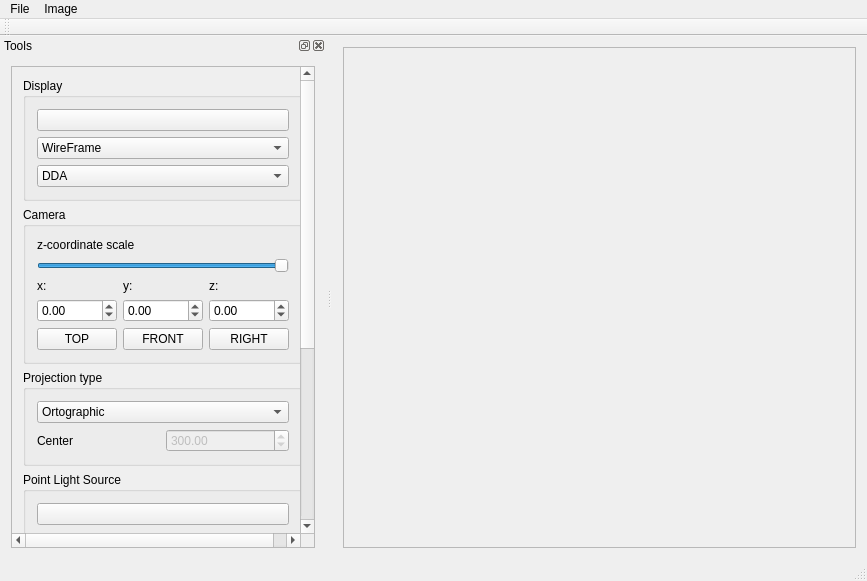
<?xml version="1.0" encoding="UTF-8"?>
<ui version="4.0">
 <class>ThreeDViewerClass</class>
 <widget class="QMainWindow" name="ThreeDViewerClass">
  <property name="geometry">
   <rect>
    <x>0</x>
    <y>0</y>
    <width>867</width>
    <height>581</height>
   </rect>
  </property>
  <property name="windowTitle">
   <string>ThreeDViewer</string>
  </property>
  <widget class="QWidget" name="centralWidget">
   <layout class="QHBoxLayout" name="horizontalLayout">
    <item>
     <widget class="QScrollArea" name="scrollArea">
      <property name="widgetResizable">
       <bool>true</bool>
      </property>
      <widget class="QWidget" name="scrollAreaWidgetContents">
       <property name="geometry">
        <rect>
         <x>0</x>
         <y>0</y>
         <width>507</width>
         <height>491</height>
        </rect>
       </property>
      </widget>
     </widget>
    </item>
   </layout>
  </widget>
  <widget class="QMenuBar" name="menuBar">
   <property name="geometry">
    <rect>
     <x>0</x>
     <y>0</y>
     <width>867</width>
     <height>24</height>
    </rect>
   </property>
   <widget class="QMenu" name="menuFile">
    <property name="title">
     <string>File</string>
    </property>
    <addaction name="actionOpen"/>
    <addaction name="actionSave_as"/>
    <addaction name="separator"/>
    <addaction name="actionExit"/>
   </widget>
   <widget class="QMenu" name="menuImage">
    <property name="title">
     <string>Image</string>
    </property>
    <addaction name="actionClear"/>
   </widget>
   <addaction name="menuFile"/>
   <addaction name="menuImage"/>
  </widget>
  <widget class="QToolBar" name="mainToolBar">
   <attribute name="toolBarArea">
    <enum>TopToolBarArea</enum>
   </attribute>
   <attribute name="toolBarBreak">
    <bool>false</bool>
   </attribute>
  </widget>
  <widget class="QStatusBar" name="statusBar"/>
  <widget class="QDockWidget" name="dockWidget">
   <property name="windowTitle">
    <string>Tools</string>
   </property>
   <attribute name="dockWidgetArea">
    <number>1</number>
   </attribute>
   <widget class="QWidget" name="dockWidgetContents">
    <layout class="QVBoxLayout" name="verticalLayout">
     <item>
      <widget class="QScrollArea" name="scrollArea_2">
       <property name="widgetResizable">
        <bool>true</bool>
       </property>
       <widget class="QWidget" name="scrollAreaWidgetContents_2">
        <property name="geometry">
         <rect>
          <x>0</x>
          <y>-168</y>
          <width>307</width>
          <height>865</height>
         </rect>
        </property>
        <layout class="QVBoxLayout" name="verticalLayout_3">
         <item>
          <widget class="QGroupBox" name="DISPLAY">
           <property name="title">
            <string>Display</string>
           </property>
           <layout class="QVBoxLayout" name="verticalLayout_2">
            <item>
             <widget class="QPushButton" name="global_color">
              <property name="text">
               <string/>
              </property>
             </widget>
            </item>
            <item>
             <spacer name="verticalSpacer_2">
              <property name="orientation">
               <enum>Qt::Vertical</enum>
              </property>
              <property name="sizeHint" stdset="0">
               <size>
                <width>20</width>
                <height>40</height>
               </size>
              </property>
             </spacer>
            </item>
            <item>
             <widget class="QComboBox" name="coloring_type">
              <item>
               <property name="text">
                <string>WireFrame</string>
               </property>
              </item>
              <item>
               <property name="text">
                <string>Vertex</string>
               </property>
              </item>
              <item>
               <property name="text">
                <string>Sides</string>
               </property>
              </item>
             </widget>
            </item>
            <item>
             <widget class="QComboBox" name="alg_type">
              <item>
               <property name="text">
                <string>DDA</string>
               </property>
              </item>
              <item>
               <property name="text">
                <string>Bresenham</string>
               </property>
              </item>
             </widget>
            </item>
           </layout>
          </widget>
         </item>
         <item>
          <widget class="QGroupBox" name="CAMERA">
           <property name="title">
            <string>Camera</string>
           </property>
           <layout class="QGridLayout" name="gridLayout_2">
            <item row="5" column="1">
             <widget class="QPushButton" name="camera_front">
              <property name="text">
               <string>FRONT</string>
              </property>
             </widget>
            </item>
            <item row="5" column="2">
             <widget class="QPushButton" name="camera_right">
              <property name="text">
               <string>RIGHT</string>
              </property>
             </widget>
            </item>
            <item row="3" column="2">
             <widget class="QDoubleSpinBox" name="camera_z">
              <property name="minimum">
               <double>-1000.000000000000000</double>
              </property>
              <property name="maximum">
               <double>1000.000000000000000</double>
              </property>
             </widget>
            </item>
            <item row="2" column="1">
             <widget class="QLabel" name="label_4">
              <property name="text">
               <string>y:</string>
              </property>
             </widget>
            </item>
            <item row="3" column="0">
             <widget class="QDoubleSpinBox" name="camera_x">
              <property name="minimum">
               <double>-1000.000000000000000</double>
              </property>
              <property name="maximum">
               <double>1000.000000000000000</double>
              </property>
             </widget>
            </item>
            <item row="2" column="2">
             <widget class="QLabel" name="label_5">
              <property name="text">
               <string>z:</string>
              </property>
             </widget>
            </item>
            <item row="3" column="1">
             <widget class="QDoubleSpinBox" name="camera_y">
              <property name="minimum">
               <double>-1000.000000000000000</double>
              </property>
              <property name="maximum">
               <double>1000.000000000000000</double>
              </property>
             </widget>
            </item>
            <item row="2" column="0">
             <widget class="QLabel" name="label_3">
              <property name="text">
               <string>x:</string>
              </property>
             </widget>
            </item>
            <item row="5" column="0">
             <widget class="QPushButton" name="camera_top">
              <property name="text">
               <string>TOP</string>
              </property>
             </widget>
            </item>
            <item row="1" column="0" colspan="3">
             <widget class="QSlider" name="z_scale">
              <property name="mouseTracking">
               <bool>false</bool>
              </property>
              <property name="maximum">
               <number>100</number>
              </property>
              <property name="singleStep">
               <number>1</number>
              </property>
              <property name="value">
               <number>100</number>
              </property>
              <property name="orientation">
               <enum>Qt::Horizontal</enum>
              </property>
             </widget>
            </item>
            <item row="0" column="0" colspan="3">
             <widget class="QLabel" name="label_17">
              <property name="text">
               <string>z-coordinate scale</string>
              </property>
             </widget>
            </item>
           </layout>
          </widget>
         </item>
         <item>
          <widget class="QGroupBox" name="PROJECTIONS">
           <property name="title">
            <string>Projection type</string>
           </property>
           <layout class="QGridLayout" name="gridLayout_3">
            <item row="1" column="0">
             <widget class="QLabel" name="label_6">
              <property name="text">
               <string>Center</string>
              </property>
             </widget>
            </item>
            <item row="1" column="1">
             <widget class="QDoubleSpinBox" name="center_of_projection">
              <property name="enabled">
               <bool>false</bool>
              </property>
              <property name="minimum">
               <double>1.000000000000000</double>
              </property>
              <property name="maximum">
               <double>1000.000000000000000</double>
              </property>
              <property name="value">
               <double>300.000000000000000</double>
              </property>
             </widget>
            </item>
            <item row="0" column="0" colspan="2">
             <widget class="QComboBox" name="projection_type">
              <item>
               <property name="text">
                <string>Ortographic</string>
               </property>
              </item>
              <item>
               <property name="text">
                <string>Perspective</string>
               </property>
              </item>
             </widget>
            </item>
           </layout>
          </widget>
         </item>
         <item>
          <widget class="QGroupBox" name="LIGHT_SOURCE">
           <property name="title">
            <string>Point Light Source</string>
           </property>
           <layout class="QGridLayout" name="gridLayout_4">
            <item row="2" column="2">
             <widget class="QDoubleSpinBox" name="light_z">
              <property name="minimum">
               <double>-1000.000000000000000</double>
              </property>
              <property name="maximum">
               <double>1000.000000000000000</double>
              </property>
              <property name="value">
               <double>400.000000000000000</double>
              </property>
             </widget>
            </item>
            <item row="2" column="1">
             <widget class="QDoubleSpinBox" name="light_y">
              <property name="minimum">
               <double>-1000.000000000000000</double>
              </property>
              <property name="maximum">
               <double>1000.000000000000000</double>
              </property>
              <property name="value">
               <double>400.000000000000000</double>
              </property>
             </widget>
            </item>
            <item row="3" column="1" colspan="2">
             <widget class="QSlider" name="light_intensity">
              <property name="maximum">
               <number>100</number>
              </property>
              <property name="value">
               <number>50</number>
              </property>
              <property name="orientation">
               <enum>Qt::Horizontal</enum>
              </property>
             </widget>
            </item>
            <item row="0" column="0" colspan="3">
             <widget class="QPushButton" name="light_color">
              <property name="text">
               <string/>
              </property>
             </widget>
            </item>
            <item row="1" column="2">
             <widget class="QLabel" name="label_7">
              <property name="text">
               <string>z:</string>
              </property>
             </widget>
            </item>
            <item row="1" column="0">
             <widget class="QLabel" name="label">
              <property name="text">
               <string>x:</string>
              </property>
             </widget>
            </item>
            <item row="1" column="1">
             <widget class="QLabel" name="label_2">
              <property name="text">
               <string>y:</string>
              </property>
             </widget>
            </item>
            <item row="3" column="0">
             <widget class="QLabel" name="label_8">
              <property name="text">
               <string>Intensity</string>
              </property>
             </widget>
            </item>
            <item row="2" column="0">
             <widget class="QDoubleSpinBox" name="light_x">
              <property name="minimum">
               <double>-1000.000000000000000</double>
              </property>
              <property name="maximum">
               <double>1000.000000000000000</double>
              </property>
              <property name="value">
               <double>400.000000000000000</double>
              </property>
             </widget>
            </item>
           </layout>
          </widget>
         </item>
         <item>
          <widget class="QGroupBox" name="groupBox">
           <property name="title">
            <string>Phong light model</string>
           </property>
           <layout class="QGridLayout" name="gridLayout">
            <item row="1" column="2">
             <widget class="QSpinBox" name="diffuse_red">
              <property name="maximum">
               <number>255</number>
              </property>
              <property name="value">
               <number>127</number>
              </property>
             </widget>
            </item>
            <item row="3" column="1">
             <widget class="QSpinBox" name="ambient_blue">
              <property name="maximum">
               <number>255</number>
              </property>
              <property name="value">
               <number>127</number>
              </property>
             </widget>
            </item>
            <item row="0" column="3">
             <widget class="QLabel" name="label_14">
              <property name="text">
               <string>Mirror</string>
              </property>
             </widget>
            </item>
            <item row="2" column="0">
             <widget class="QLabel" name="label_11">
              <property name="text">
               <string>Green</string>
              </property>
             </widget>
            </item>
            <item row="3" column="0">
             <widget class="QLabel" name="label_10">
              <property name="text">
               <string>Blue</string>
              </property>
             </widget>
            </item>
            <item row="6" column="2" colspan="2">
             <widget class="QPushButton" name="ambient_color">
              <property name="text">
               <string/>
              </property>
             </widget>
            </item>
            <item row="1" column="0">
             <widget class="QLabel" name="label_12">
              <property name="text">
               <string>Red</string>
              </property>
             </widget>
            </item>
            <item row="4" column="0" colspan="2">
             <widget class="QLabel" name="label_15">
              <property name="layoutDirection">
               <enum>Qt::LeftToRight</enum>
              </property>
              <property name="text">
               <string>Mirror sharpness</string>
              </property>
              <property name="alignment">
               <set>Qt::AlignRight|Qt::AlignTrailing|Qt::AlignVCenter</set>
              </property>
             </widget>
            </item>
            <item row="2" column="3">
             <widget class="QSpinBox" name="mirror_green">
              <property name="maximum">
               <number>255</number>
              </property>
              <property name="value">
               <number>127</number>
              </property>
             </widget>
            </item>
            <item row="4" column="2" colspan="2">
             <widget class="QDoubleSpinBox" name="mirror_sharpness">
              <property name="minimum">
               <double>1.000000000000000</double>
              </property>
              <property name="maximum">
               <double>10.000000000000000</double>
              </property>
              <property name="singleStep">
               <double>0.100000000000000</double>
              </property>
              <property name="value">
               <double>1.000000000000000</double>
              </property>
             </widget>
            </item>
            <item row="3" column="2">
             <widget class="QSpinBox" name="diffuse_blue">
              <property name="maximum">
               <number>255</number>
              </property>
              <property name="value">
               <number>127</number>
              </property>
             </widget>
            </item>
            <item row="3" column="3">
             <widget class="QSpinBox" name="mirror_blue">
              <property name="maximum">
               <number>255</number>
              </property>
              <property name="value">
               <number>127</number>
              </property>
             </widget>
            </item>
            <item row="1" column="3">
             <widget class="QSpinBox" name="mirror_red">
              <property name="maximum">
               <number>255</number>
              </property>
              <property name="value">
               <number>127</number>
              </property>
             </widget>
            </item>
            <item row="2" column="1">
             <widget class="QSpinBox" name="ambient_green">
              <property name="maximum">
               <number>255</number>
              </property>
              <property name="value">
               <number>127</number>
              </property>
             </widget>
            </item>
            <item row="0" column="2">
             <widget class="QLabel" name="label_13">
              <property name="text">
               <string>Diffuse</string>
              </property>
             </widget>
            </item>
            <item row="1" column="1">
             <widget class="QSpinBox" name="ambient_red">
              <property name="maximum">
               <number>255</number>
              </property>
              <property name="value">
               <number>127</number>
              </property>
             </widget>
            </item>
            <item row="0" column="1">
             <widget class="QLabel" name="label_9">
              <property name="text">
               <string>Ambient</string>
              </property>
             </widget>
            </item>
            <item row="2" column="2">
             <widget class="QSpinBox" name="diffuse_green">
              <property name="maximum">
               <number>255</number>
              </property>
              <property name="value">
               <number>127</number>
              </property>
             </widget>
            </item>
            <item row="6" column="0" colspan="2">
             <widget class="QLabel" name="label_16">
              <property name="text">
               <string>Ambient color</string>
              </property>
              <property name="alignment">
               <set>Qt::AlignRight|Qt::AlignTrailing|Qt::AlignVCenter</set>
              </property>
             </widget>
            </item>
           </layout>
          </widget>
         </item>
         <item>
          <spacer name="verticalSpacer">
           <property name="orientation">
            <enum>Qt::Vertical</enum>
           </property>
           <property name="sizeHint" stdset="0">
            <size>
             <width>20</width>
             <height>40</height>
            </size>
           </property>
          </spacer>
         </item>
        </layout>
       </widget>
      </widget>
     </item>
    </layout>
   </widget>
  </widget>
  <action name="actionOpen">
   <property name="text">
    <string>Open</string>
   </property>
   <property name="shortcut">
    <string>Ctrl+O</string>
   </property>
  </action>
  <action name="actionSave_as">
   <property name="text">
    <string>Save as</string>
   </property>
   <property name="shortcut">
    <string>Ctrl+S</string>
   </property>
  </action>
  <action name="actionClear">
   <property name="text">
    <string>Clear</string>
   </property>
  </action>
  <action name="actionExit">
   <property name="text">
    <string>Exit</string>
   </property>
   <property name="shortcut">
    <string>Alt+F4</string>
   </property>
  </action>
  <action name="actionResize">
   <property name="text">
    <string>Resize</string>
   </property>
  </action>
 </widget>
 <layoutdefault spacing="6" margin="11"/>
 <resources/>
 <connections/>
</ui>
